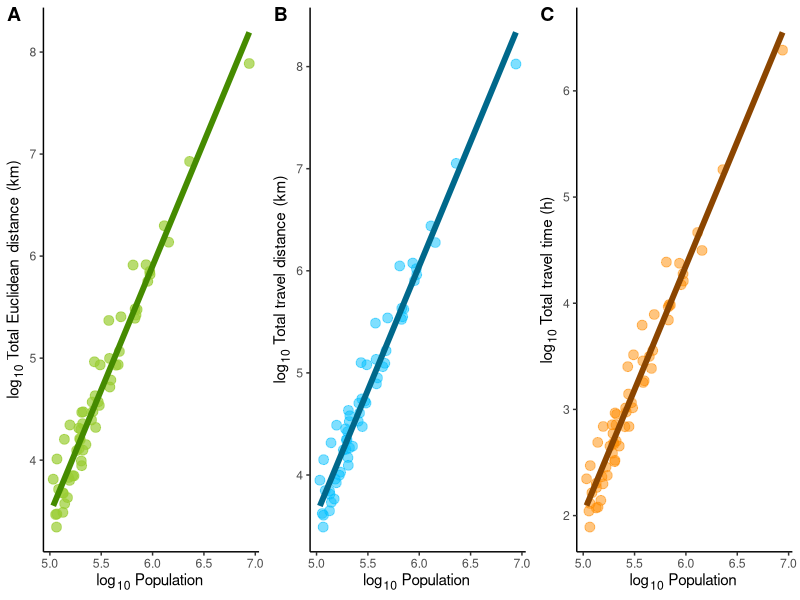

Reproduce this figure in R.
library(ggplot2)
library(ggpubr)
library(ggtext)
######################################## load data
citiesfin <- read.csv("dat_cit.csv")

######################################## 
lSD <- log10(citiesfin$sum.dis.)  
lNC <- log10(citiesfin$pop)
label1 <- as.character(citiesfin$NAME)
sample_data <- data.frame(lSD, lNC, label1)
m=lm(lSD~lNC)
summary(m)
# add text with geom_text
td<-ggplot(sample_data, aes(x=lNC, y=lSD)) +
  geom_point(color="deepskyblue",size=3,alpha=0.5) +
  geom_smooth(method = "lm", linewidth=2,alpha=0.5,se=FALSE, color="deepskyblue4", formula = y ~ x) +
  labs(y ="log<sub>10</sub> Total travel distance (km)", x = "log<sub>10</sub> Population")+
  theme_classic(base_size=11)+
  theme(
    axis.title.x = element_markdown(),
    axis.title.y = element_markdown()
  )

######################################################
lSD <- log10(citiesfin$sum.teo_dis./1000)
lNC <- log10(citiesfin$pop)
label1 <- as.character(citiesfin$NAME)
sample_data <- data.frame(lSD, lNC, label1)
m=lm(lSD~lNC)
summary(m)
# add text with geom_text
ed<-ggplot(sample_data, aes(x=lNC, y=lSD)) +
  geom_point(color="olivedrab3",size=3,alpha=0.7) +
  geom_smooth(method = "lm", linewidth=2,alpha=0.5,se=FALSE, color="chartreuse4", formula = y ~ x) +
  labs(y ="log<sub>10</sub> Total Euclidean distance (km)", x = "log<sub>10</sub> Population")+
  theme_classic(base_size=11)+
  theme(
    axis.title.x = element_markdown(),
    axis.title.y = element_markdown()
  )
###################################################################
lSD <- log10(citiesfin$sum.times.)
lNC <- log10(citiesfin$pop)
label1 <- as.character(citiesfin$NAME)
sample_data <- data.frame(lSD, lNC, label1)
m=lm(lSD~lNC)
summary(m)
# add text with geom_text
tt<-ggplot(sample_data, aes(x=lNC, y=lSD)) +
  geom_point(color="darkorange",alpha=0.5,size=3) +
  geom_smooth(method = "lm", linewidth=2,alpha=0.5,se=FALSE, color="darkorange4", formula = y ~ x) +
  labs(x ="log<sub>10</sub> Population", y = "log<sub>10</sub> Total travel time (h)")+
  theme_classic(base_size=11)+
  theme(
    axis.title.x = element_markdown(),
    axis.title.y = element_markdown()
  )

################################## letters in panel
ggarrange(ed,td,tt,labels=c("A","B","C"),ncol=3,nrow=1)




